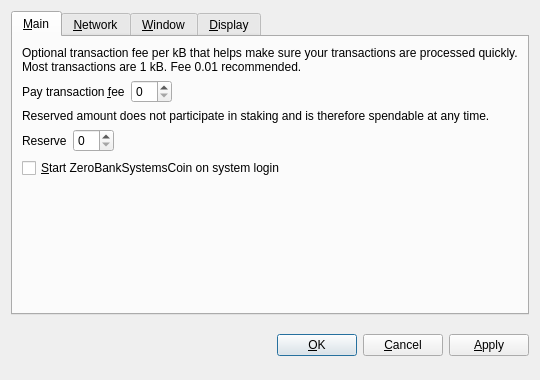
<?xml version="1.0" encoding="UTF-8"?>
<ui version="4.0">
 <class>OptionsDialog</class>
 <widget class="QDialog" name="OptionsDialog">
  <property name="geometry">
   <rect>
    <x>0</x>
    <y>0</y>
    <width>540</width>
    <height>380</height>
   </rect>
  </property>
  <property name="windowTitle">
   <string>Options</string>
  </property>
  <property name="modal">
   <bool>true</bool>
  </property>
  <layout class="QVBoxLayout" name="verticalLayout">
   <item>
    <widget class="QTabWidget" name="tabWidget">
     <property name="tabPosition">
      <enum>QTabWidget::North</enum>
     </property>
     <property name="currentIndex">
      <number>0</number>
     </property>
     <widget class="QWidget" name="tabMain">
      <attribute name="title">
       <string>&amp;Main</string>
      </attribute>
      <layout class="QVBoxLayout" name="verticalLayout_Main">
       <item>
        <widget class="QLabel" name="transactionFeeInfoLabel">
         <property name="text">
          <string>Optional transaction fee per kB that helps make sure your transactions are processed quickly. Most transactions are 1 kB. Fee 0.01 recommended.</string>
         </property>
         <property name="textFormat">
          <enum>Qt::PlainText</enum>
         </property>
         <property name="wordWrap">
          <bool>true</bool>
         </property>
        </widget>
       </item>
       <item>
        <layout class="QHBoxLayout" name="horizontalLayoutFee">
         <item>
          <widget class="QLabel" name="transactionFeeLabel">
           <property name="text">
            <string>Pay transaction &amp;fee</string>
           </property>
           <property name="textFormat">
            <enum>Qt::PlainText</enum>
           </property>
           <property name="buddy">
            <cstring>transactionFee</cstring>
           </property>
          </widget>
         </item>
         <item>
          <widget class="BitcoinAmountField" name="transactionFee"/>
         </item>
         <item>
          <spacer name="horizontalSpacerFee">
           <property name="orientation">
            <enum>Qt::Horizontal</enum>
           </property>
           <property name="sizeHint" stdset="0">
            <size>
             <width>40</width>
             <height>20</height>
            </size>
           </property>
          </spacer>
         </item>
        </layout>
       </item>
       <item>
        <widget class="QLabel" name="reserveBalanceInfoLabel">
         <property name="text">
          <string>Reserved amount does not participate in staking and is therefore spendable at any time.</string>
         </property>
         <property name="textFormat">
          <enum>Qt::PlainText</enum>
         </property>
         <property name="wordWrap">
          <bool>true</bool>
         </property>
        </widget>
       </item>
       <item>
        <layout class="QHBoxLayout" name="horizontalLayoutReserveBalance">
         <item>
          <widget class="QLabel" name="reserveBalanceLabel">
           <property name="text">
            <string>Reserve</string>
           </property>
           <property name="textFormat">
            <enum>Qt::PlainText</enum>
           </property>
           <property name="buddy">
            <cstring>reserveBalance</cstring>
           </property>
          </widget>
         </item>
         <item>
          <widget class="BitcoinAmountField" name="reserveBalance"/>
         </item>
         <item>
          <spacer name="horizontalSpacerReserveBalance">
           <property name="orientation">
            <enum>Qt::Horizontal</enum>
           </property>
           <property name="sizeHint" stdset="0">
            <size>
             <width>40</width>
             <height>20</height>
            </size>
           </property>
          </spacer>
         </item>
        </layout>
       </item>
       <item>
        <widget class="QCheckBox" name="bitcoinAtStartup">
         <property name="toolTip">
          <string>Automatically start ZeroBankSystemsCoin after logging in to the system.</string>
         </property>
         <property name="text">
          <string>&amp;Start ZeroBankSystemsCoin on system login</string>
         </property>
        </widget>
       </item>
       <item>
        <spacer name="verticalSpacer_Main">
         <property name="orientation">
          <enum>Qt::Vertical</enum>
         </property>
         <property name="sizeHint" stdset="0">
          <size>
           <width>20</width>
           <height>40</height>
          </size>
         </property>
        </spacer>
       </item>
      </layout>
     </widget>
     <widget class="QWidget" name="tabNetwork">
      <attribute name="title">
       <string>&amp;Network</string>
      </attribute>
      <layout class="QVBoxLayout" name="verticalLayout_Network">
       <item>
        <widget class="QCheckBox" name="mapPortUpnp">
         <property name="toolTip">
          <string>Automatically open the ZeroBankSystemsCoin client port on the router. This only works when your router supports UPnP and it is enabled.</string>
         </property>
         <property name="text">
          <string>Map port using &amp;UPnP</string>
         </property>
        </widget>
       </item>
       <item>
        <widget class="QCheckBox" name="connectSocks">
         <property name="toolTip">
          <string>Connect to the ZeroBankSystemsCoin network through a SOCKS proxy (e.g. when connecting through Tor).</string>
         </property>
         <property name="text">
          <string>&amp;Connect through SOCKS proxy:</string>
         </property>
        </widget>
       </item>
       <item>
        <layout class="QHBoxLayout" name="horizontalLayout_Network">
         <item>
          <widget class="QLabel" name="proxyIpLabel">
           <property name="text">
            <string>Proxy &amp;IP:</string>
           </property>
           <property name="textFormat">
            <enum>Qt::PlainText</enum>
           </property>
           <property name="buddy">
            <cstring>proxyIp</cstring>
           </property>
          </widget>
         </item>
         <item>
          <widget class="QValidatedLineEdit" name="proxyIp">
           <property name="maximumSize">
            <size>
             <width>140</width>
             <height>16777215</height>
            </size>
           </property>
           <property name="toolTip">
            <string>IP address of the proxy (e.g. 127.0.0.1)</string>
           </property>
          </widget>
         </item>
         <item>
          <widget class="QLabel" name="proxyPortLabel">
           <property name="text">
            <string>&amp;Port:</string>
           </property>
           <property name="textFormat">
            <enum>Qt::PlainText</enum>
           </property>
           <property name="buddy">
            <cstring>proxyPort</cstring>
           </property>
          </widget>
         </item>
         <item>
          <widget class="QLineEdit" name="proxyPort">
           <property name="maximumSize">
            <size>
             <width>55</width>
             <height>16777215</height>
            </size>
           </property>
           <property name="toolTip">
            <string>Port of the proxy (e.g. 9050)</string>
           </property>
          </widget>
         </item>
         <item>
          <widget class="QLabel" name="socksVersionLabel">
           <property name="text">
            <string>SOCKS &amp;Version:</string>
           </property>
           <property name="textFormat">
            <enum>Qt::PlainText</enum>
           </property>
           <property name="buddy">
            <cstring>socksVersion</cstring>
           </property>
          </widget>
         </item>
         <item>
          <widget class="QValueComboBox" name="socksVersion">
           <property name="toolTip">
            <string>SOCKS version of the proxy (e.g. 5)</string>
           </property>
          </widget>
         </item>
         <item>
          <spacer name="horizontalSpacer_Network">
           <property name="orientation">
            <enum>Qt::Horizontal</enum>
           </property>
           <property name="sizeHint" stdset="0">
            <size>
             <width>40</width>
             <height>20</height>
            </size>
           </property>
          </spacer>
         </item>
        </layout>
       </item>
       <item>
        <spacer name="verticalSpacer_Network">
         <property name="orientation">
          <enum>Qt::Vertical</enum>
         </property>
         <property name="sizeHint" stdset="0">
          <size>
           <width>20</width>
           <height>40</height>
          </size>
         </property>
        </spacer>
       </item>
      </layout>
     </widget>
     <widget class="QWidget" name="tabWindow">
      <attribute name="title">
       <string>&amp;Window</string>
      </attribute>
      <layout class="QVBoxLayout" name="verticalLayout_Window">
       <item>
        <widget class="QCheckBox" name="minimizeToTray">
         <property name="toolTip">
          <string>Show only a tray icon after minimizing the window.</string>
         </property>
         <property name="text">
          <string>&amp;Minimize to the tray instead of the taskbar</string>
         </property>
        </widget>
       </item>
       <item>
        <widget class="QCheckBox" name="minimizeOnClose">
         <property name="toolTip">
          <string>Minimize instead of exit the application when the window is closed. When this option is enabled, the application will be closed only after selecting Quit in the menu.</string>
         </property>
         <property name="text">
          <string>M&amp;inimize on close</string>
         </property>
        </widget>
       </item>
       <item>
        <spacer name="verticalSpacer_Window">
         <property name="orientation">
          <enum>Qt::Vertical</enum>
         </property>
         <property name="sizeHint" stdset="0">
          <size>
           <width>20</width>
           <height>40</height>
          </size>
         </property>
        </spacer>
       </item>
      </layout>
     </widget>
     <widget class="QWidget" name="tabDisplay">
      <attribute name="title">
       <string>&amp;Display</string>
      </attribute>
      <layout class="QVBoxLayout" name="verticalLayout_Display">
       <item>
        <layout class="QHBoxLayout" name="horizontalLayout_1_Display">
         <item>
          <widget class="QLabel" name="langLabel">
           <property name="text">
            <string>User Interface &amp;language:</string>
           </property>
           <property name="textFormat">
            <enum>Qt::PlainText</enum>
           </property>
           <property name="buddy">
            <cstring>lang</cstring>
           </property>
          </widget>
         </item>
         <item>
          <widget class="QValueComboBox" name="lang">
           <property name="toolTip">
            <string>The user interface language can be set here. This setting will take effect after restarting ZeroBankSystemsCoin.</string>
           </property>
          </widget>
         </item>
        </layout>
       </item>
       <item>
        <layout class="QHBoxLayout" name="horizontalLayout_2_Display">
         <item>
          <widget class="QLabel" name="unitLabel">
           <property name="text">
            <string>&amp;Unit to show amounts in:</string>
           </property>
           <property name="textFormat">
            <enum>Qt::PlainText</enum>
           </property>
           <property name="buddy">
            <cstring>unit</cstring>
           </property>
          </widget>
         </item>
         <item>
          <widget class="QValueComboBox" name="unit">
           <property name="toolTip">
            <string>Choose the default subdivision unit to show in the interface and when sending coins.</string>
           </property>
          </widget>
         </item>
        </layout>
       </item>
       <item>
        <widget class="QCheckBox" name="displayAddresses">
         <property name="toolTip">
          <string>Whether to show ZeroBankSystemsCoin addresses in the transaction list or not.</string>
         </property>
         <property name="text">
          <string>&amp;Display addresses in transaction list</string>
         </property>
        </widget>
       </item>
       <item>
        <widget class="QCheckBox" name="coinControlFeatures">
         <property name="toolTip">
          <string>Whether to show coin control features or not.</string>
         </property>
         <property name="text">
          <string>Display coin &amp;control features (experts only!)</string>
         </property>
        </widget>
       </item>
       <item>
        <spacer name="verticalSpacer_Display">
         <property name="orientation">
          <enum>Qt::Vertical</enum>
         </property>
         <property name="sizeHint" stdset="0">
          <size>
           <width>20</width>
           <height>40</height>
          </size>
         </property>
        </spacer>
       </item>
      </layout>
     </widget>
    </widget>
   </item>
   <item>
    <layout class="QHBoxLayout" name="horizontalLayout_Buttons">
     <item>
      <spacer name="horizontalSpacer_1">
       <property name="orientation">
        <enum>Qt::Horizontal</enum>
       </property>
       <property name="sizeHint" stdset="0">
        <size>
         <width>40</width>
         <height>48</height>
        </size>
       </property>
      </spacer>
     </item>
     <item>
      <widget class="QLabel" name="statusLabel">
       <property name="font">
        <font>
         <weight>75</weight>
         <bold>true</bold>
        </font>
       </property>
       <property name="text">
        <string/>
       </property>
       <property name="textFormat">
        <enum>Qt::PlainText</enum>
       </property>
       <property name="wordWrap">
        <bool>true</bool>
       </property>
      </widget>
     </item>
     <item>
      <spacer name="horizontalSpacer_2">
       <property name="orientation">
        <enum>Qt::Horizontal</enum>
       </property>
       <property name="sizeHint" stdset="0">
        <size>
         <width>40</width>
         <height>48</height>
        </size>
       </property>
      </spacer>
     </item>
     <item>
      <widget class="QPushButton" name="okButton">
       <property name="text">
        <string>&amp;OK</string>
       </property>
      </widget>
     </item>
     <item>
      <widget class="QPushButton" name="cancelButton">
       <property name="text">
        <string>&amp;Cancel</string>
       </property>
       <property name="autoDefault">
        <bool>false</bool>
       </property>
      </widget>
     </item>
     <item>
      <widget class="QPushButton" name="applyButton">
       <property name="text">
        <string>&amp;Apply</string>
       </property>
       <property name="autoDefault">
        <bool>false</bool>
       </property>
      </widget>
     </item>
    </layout>
   </item>
  </layout>
 </widget>
 <customwidgets>
  <customwidget>
   <class>BitcoinAmountField</class>
   <extends>QSpinBox</extends>
   <header>bitcoinamountfield.h</header>
  </customwidget>
  <customwidget>
   <class>QValueComboBox</class>
   <extends>QComboBox</extends>
   <header>qvaluecombobox.h</header>
  </customwidget>
  <customwidget>
   <class>QValidatedLineEdit</class>
   <extends>QLineEdit</extends>
   <header>qvalidatedlineedit.h</header>
  </customwidget>
 </customwidgets>
 <resources/>
 <connections/>
</ui>
